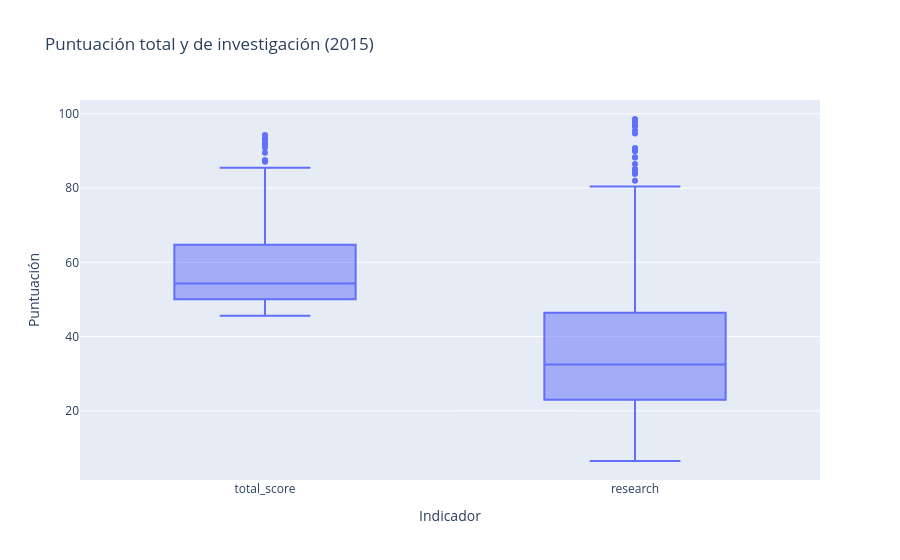

Notebook code cell kept with this figure:
### Markdown cell above
## 8. Diagramas de caja

[Documentación](https://plotly.com/python/box-plots/)

Recordemos que la caja va del primer cuartil (Q1, percentil 25) al tercero (Q3, percentil 75), la línea central es la mediana y los bigotes llegan hasta 1.5 veces el rango intercuartílico (IQR = Q3 - Q1). Los puntos fuera de los bigotes son posibles *outliers*. Al pasar el ratón, Plotly nos muestra todos estos valores.

Puntuación total y de investigación en 2015:

### Code cell
df_2015 = times_df[times_df["year"] == 2015]

fig = px.box(df_2015,
             y=["total_score", "research"],
             title="Puntuación total y de investigación (2015)",
             labels={"variable": "Indicador", "value": "Puntuación"})
fig.show()

### Figure 1 — Plotly figure (JSON) as saved in the notebook; plotly's stock layout.template omitted (floating-point values rounded to 4 significant figures; data arrays with more than 128 entries replaced by an {"elided": "..."} marker saying what was removed)
{"data": [{"alignmentgroup": "True", "hovertemplate": "Indicador=%{x}<br>Puntuación=%{y}<extra></extra>", "legendgroup": "", "marker": {"color": "#636efa"}, "name": "", "notched": false, "offsetgroup": "", "orientation": "v", "showlegend": false, "type": "box", "x": {"elided": "802 str values"}, "x0": " ", "xaxis": "x", "y": {"elided": "802 float values"}, "y0": " ", "yaxis": "y"}], "layout": {"boxmode": "group", "legend": {"tracegroupgap": 0}, "title": {"text": "Puntuación total y de investigación (2015)"}, "xaxis": {"anchor": "y", "domain": [0.0, 1.0], "title": {"text": "Indicador"}}, "yaxis": {"anchor": "x", "domain": [0.0, 1.0], "title": {"text": "Puntuación"}}}}
